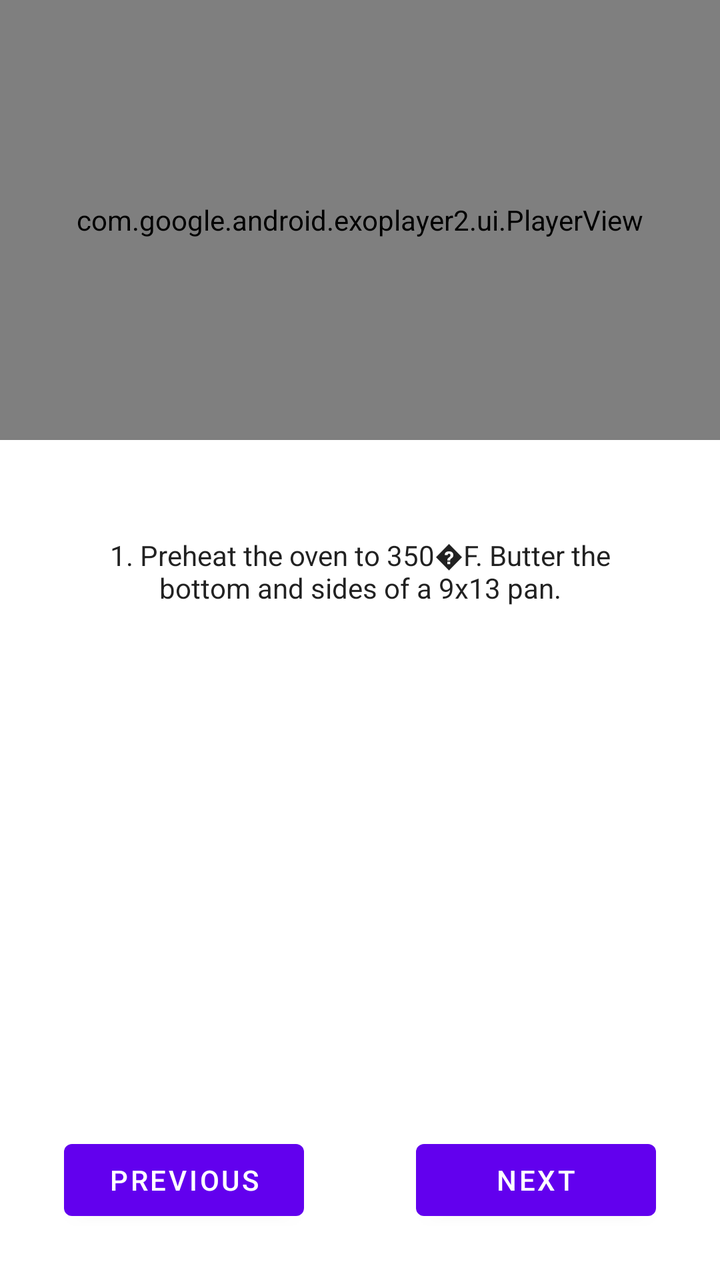
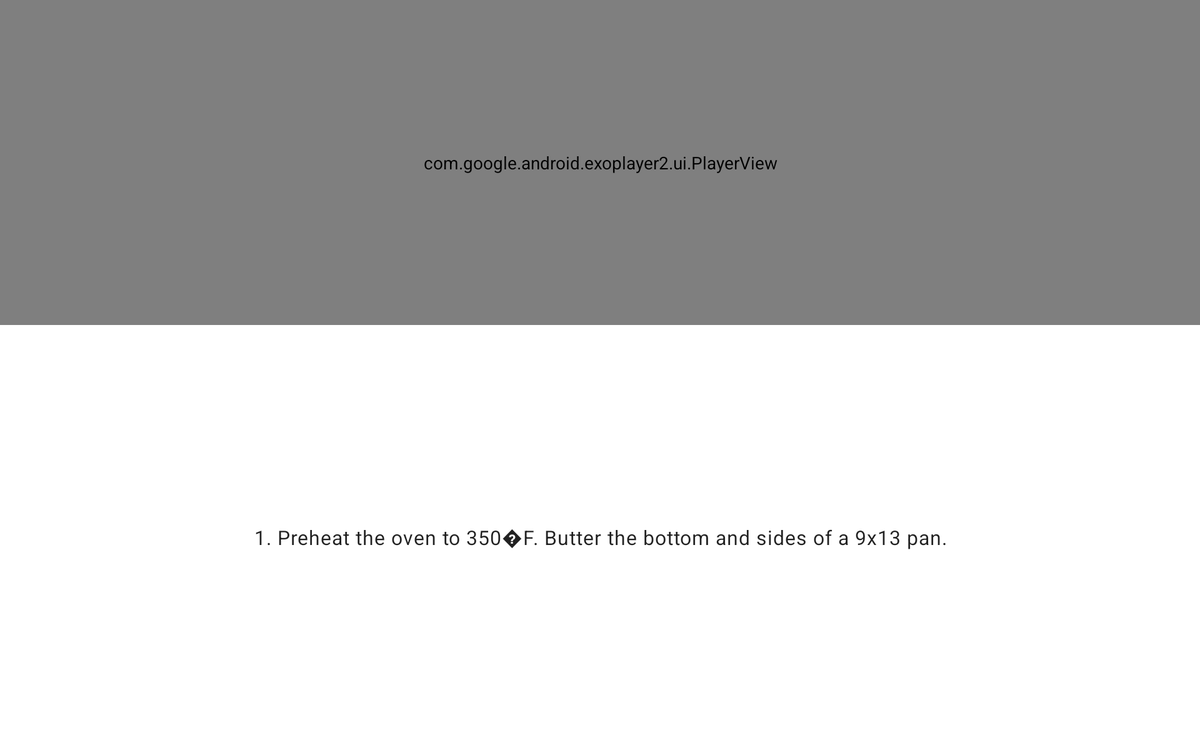

An Android layout and its configuration variant, each rendered on a device that would load it. The default file and the variant file are quoted in full after the pictures.
<!-- AndroidManifest.xml: application theme Theme.Baky -->
<!-- res/layout/fragment_step.xml -->
<?xml version="1.0" encoding="utf-8"?>
<FrameLayout xmlns:android="http://schemas.android.com/apk/res/android"
    xmlns:app="http://schemas.android.com/apk/res-auto"
    xmlns:tools="http://schemas.android.com/tools"
    android:layout_width="match_parent"
    android:layout_height="match_parent">

    <androidx.core.widget.NestedScrollView
        android:layout_width="match_parent"
        android:layout_height="match_parent">

        <LinearLayout
            style="@style/TextAppearance.MaterialComponents.Headline1"
            android:layout_width="match_parent"
            android:layout_height="wrap_content"
            android:paddingBottom="100dp"
            android:orientation="vertical">
            
            <com.google.android.exoplayer2.ui.PlayerView
                android:id="@+id/video_player"
                android:layout_width="match_parent"
                android:background="@color/black"
                android:layout_height="220dp" />

            <TextView
                android:id="@+id/step_description"
                style="@style/TextAppearance.AppCompat.Body1"
                android:layout_width="match_parent"
                android:layout_height="0dp"
                android:layout_weight="1"
                android:gravity="center_horizontal"
                android:paddingHorizontal="48dp"
                android:paddingVertical="48dp"
                tools:ignore="HardcodedText"
                tools:text="1. Preheat the oven to 350�F. Butter the bottom and sides of a 9x13 pan." />


        </LinearLayout>
    </androidx.core.widget.NestedScrollView>

    <androidx.constraintlayout.widget.ConstraintLayout
        android:layout_width="match_parent"
        android:layout_height="100dp"
        android:layout_gravity="bottom">


        <Button
            android:id="@+id/previous_button"
            android:layout_width="120dp"
            android:layout_height="wrap_content"
            android:layout_marginStart="32dp"
            android:text="@string/previous_button"
            app:layout_constraintBottom_toBottomOf="parent"
            app:layout_constraintStart_toStartOf="parent"
            app:layout_constraintTop_toTopOf="parent" />

        <Button
            android:id="@+id/next_button"
            android:layout_width="120dp"
            android:layout_height="wrap_content"
            android:layout_marginEnd="32dp"
            android:text="@string/next_button"
            app:layout_constraintBottom_toBottomOf="parent"
            app:layout_constraintEnd_toEndOf="parent"
            app:layout_constraintTop_toTopOf="parent" />
    </androidx.constraintlayout.widget.ConstraintLayout>

</FrameLayout>
<!-- resources referenced by this layout -->
<resources>
  <string name="next_button">Next</string>
  <string name="previous_button">Previous</string>
  <style name="Theme.Baky" parent="Theme.MaterialComponents.DayNight.DarkActionBar">
          
          <item name="colorPrimary">@color/purple_500</item>
          <item name="colorPrimaryVariant">@color/purple_700</item>
          <item name="colorOnPrimary">@color/white</item>
          
          <item name="colorSecondary">@color/teal_200</item>
          <item name="colorSecondaryVariant">@color/teal_700</item>
          <item name="colorOnSecondary">@color/black</item>
          
          <item name="android:statusBarColor" tools:targetApi="l">?attr/colorPrimaryVariant</item>
          
      </style>
</resources>
<!-- res/layout-sw600dp-land/fragment_step.xml (the repository's variant of the layout above) -->
<!-- drawn on a 7-inch tablet turned sideways -->
<?xml version="1.0" encoding="utf-8"?>
<LinearLayout xmlns:android="http://schemas.android.com/apk/res/android"
    xmlns:tools="http://schemas.android.com/tools"
    style="@style/TextAppearance.MaterialComponents.Headline1"
    android:layout_width="match_parent"
    android:layout_height="match_parent"
    android:orientation="vertical">

    <com.google.android.exoplayer2.ui.PlayerView
        android:id="@+id/video_player"
        android:layout_width="match_parent"
        android:layout_height="260dp"
        android:background="@color/black"/>

    <TextView
        android:id="@+id/step_description"
        style="@style/TextAppearance.MaterialComponents.Body1"
        android:layout_width="match_parent"
        android:layout_height="0dp"
        android:layout_weight="1"
        android:gravity="center"
        android:paddingHorizontal="96dp"
        android:paddingVertical="48dp"
        tools:ignore="HardcodedText"
        tools:text="1. Preheat the oven to 350�F. Butter the bottom and sides of a 9x13 pan." />
</LinearLayout>
<!-- resources referenced by the variant -->
<!-- as a 7-inch tablet turned sideways resolves them -->
<resources>
  <style name="Theme.Baky" parent="Theme.MaterialComponents.DayNight.DarkActionBar">
          
          <item name="colorPrimary">@color/purple_500</item>
          <item name="colorPrimaryVariant">@color/purple_700</item>
          <item name="colorOnPrimary">@color/white</item>
          
          <item name="colorSecondary">@color/teal_200</item>
          <item name="colorSecondaryVariant">@color/teal_700</item>
          <item name="colorOnSecondary">@color/black</item>
          
          <item name="android:statusBarColor" tools:targetApi="l">?attr/colorPrimaryVariant</item>
          
      </style>
</resources>
